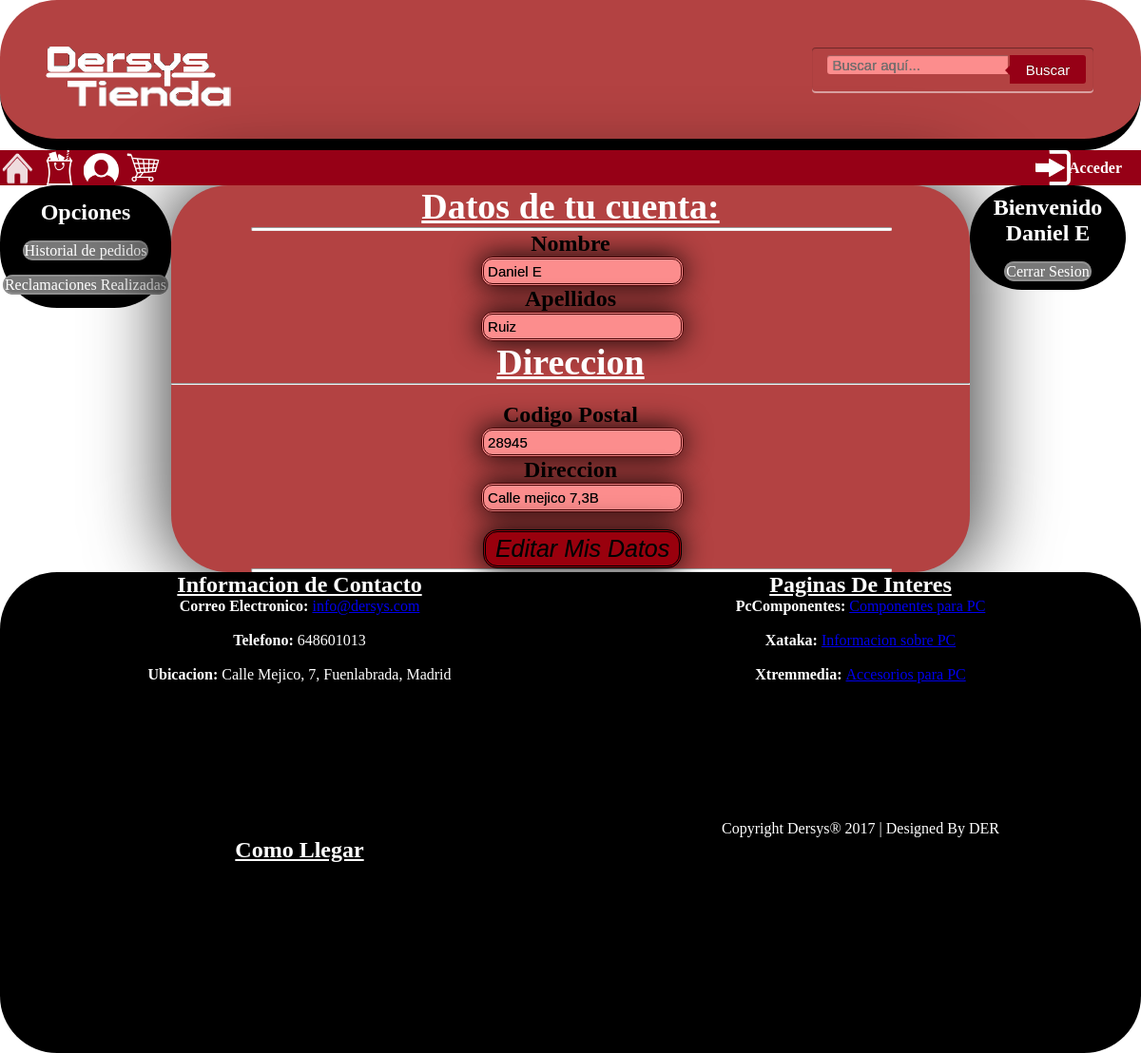
/micuenta.php (signed in), run on the app's committed database.
### tables this page shows
CREATE TABLE IF NOT EXISTS `usuarios` (
  `correo` varchar(50) NOT NULL,
  `nombre` varchar(50) NOT NULL,
  `apell` varchar(50) NOT NULL,
  `pass` varchar(16) NOT NULL,
  `codpos` int(5) NOT NULL,
  `dire` varchar(250) NOT NULL,
  `perm` int(11) NOT NULL DEFAULT '1',
  PRIMARY KEY (`correo`)
);

### bd.php (called while the page is built, shortened)
<?php
class BD {
	private $conexion;
	function conectar(){
		$this->conexion = new mysqli('localhost','dani','dani','dershop');
	}
	function ejecutar($sql){
		return $this->conexion->query($sql);
	}
}
?>

### micuenta.php (the view, shortened to what this page needs)
<html>
<head>
<?php
include("includes/header.php");
?>
<div class="sidebar-left">
<ul>
<h2>Opciones</h2></br>
<li><a class="botona" href="mispedidos.php">Historial de pedidos</a></li></br>
<li><a class="botona" href="misreclamaciones.php">Reclamaciones Realizadas</a></li>
</ul>
</div>
<div class="contenedor">
<h1>Datos de tu cuenta:</h1>
<hr class="separador">
<?php
require('bd.php');
$con = new BD();
$con->conectar();
$resultado = $con->ejecutar("select * from usuarios where correo ='$_SESSION[coduser]'");
if($resultado->num_rows ==1){
	while($fila = $resultado->fetch_assoc()){
		echo '<div><form action="editardatos.php" method="POST"><h2>Nombre</h2><input type="text" name="nombre" value="'.$fila['nombre'].'"/></br><h2>Apellidos</h2><input type="text" name="apellidos" value="'.$fila['apell'].'" /></br><h1>Direccion</h1><hr></br><h2>Codigo Postal</h2><input type="text" name="codpos" value="'.$fila['codpos'].'" /></br><h2>Direccion</h2><input type="texto" name="direccion" value="'.$fila['dire'].'"/></br></br><input id="editar" class="boton" type="submit" value="Editar Mis Datos" /><input type="hidden" name="correo" value="'.$fila['correo'].'" /></form></div>';
	}
}
?>
<hr class="separador">
</div>
<div class="sidebar-right">
<?php
include("includes/main.php");
?>
</div>
<div class="footer">
<?php
include("includes/footer.php");
?>
</div>
</body>
</html>

### style.css (style rules this page uses)
* { margin:0; padding:0; }
.separador { width:80%; height:2px; background-color:white; border-radius:15px; margin-left:10%; }
input, select { padding:8px; font-size:21px; border-width:5px; border-radius:18px; border-style:double; background-color:#7dcbff; border-color:#2600ff; box-shadow: -1px 0px 30px 0px rgba(0,0,0,.97); text-shadow:0px 0px 0px rgba(42,42,42,.75); }
h1 { color:white; font-size:38px; font-weight:bold; text-decoration:underline; }
.boton { text-decoration: none; padding: 3px; padding-left: 10px; padding-right: 10px; font-family: helvetica; font-weight: 300; font-size: 25px; font-style: italic; color: black; background-color: #99000D; border-radius: 15px; border: 3px double black; }
.sidebar-left { width:15%; height:auto; float:left; color:white; background-color:black; border-radius: 60px ; text-align:center; padding-top:15px; padding-bottom:15px; }
.contenedor { width:70%; background-color:#b34242; height:auto; float:left; border-radius: 60px ; text-align:center; -webkit-box-shadow: 2px -1px 80px 8px rgba(0,0,0,0.75); -moz-box-shadow: 2px -1px 80px 8px rgba(0,0,0,0.75); box-shadow: 2px -1px 80px 8px rgba(0,0,0,0.75); }
.sidebar-right { background-color:black; width:12%; height:auto; float:left; border-radius: 60px ; color:white; padding:10px; text-align:center; }
input, select { padding:4px; font-size:15px; border-width:3px; border-radius:12px; border-style:double; background-color:#FC8D8D; border-color:#490305; box-shadow: -1px 0px 30px 0px rgba(0,0,0,.97); text-shadow:0px 0px 0px rgba(42,42,42,.75); margin-left:3%; }
.botona { color:white; text-decoration:none; text-align:center; border-radius:15px; background-color:#787878; border: 2px solid #8F8F8F; }
.footer { color:white; width:100%; height:auto; float:left; background-color:black; border-radius: 60px ; text-align:center; }

### data on the page
usuarios: nombre "Daniel E", apellidos "Ruiz", codpos "28945", direccion "Calle mejico 7,3B"

### other printed values
$_SESSION['user'] "Daniel E"
